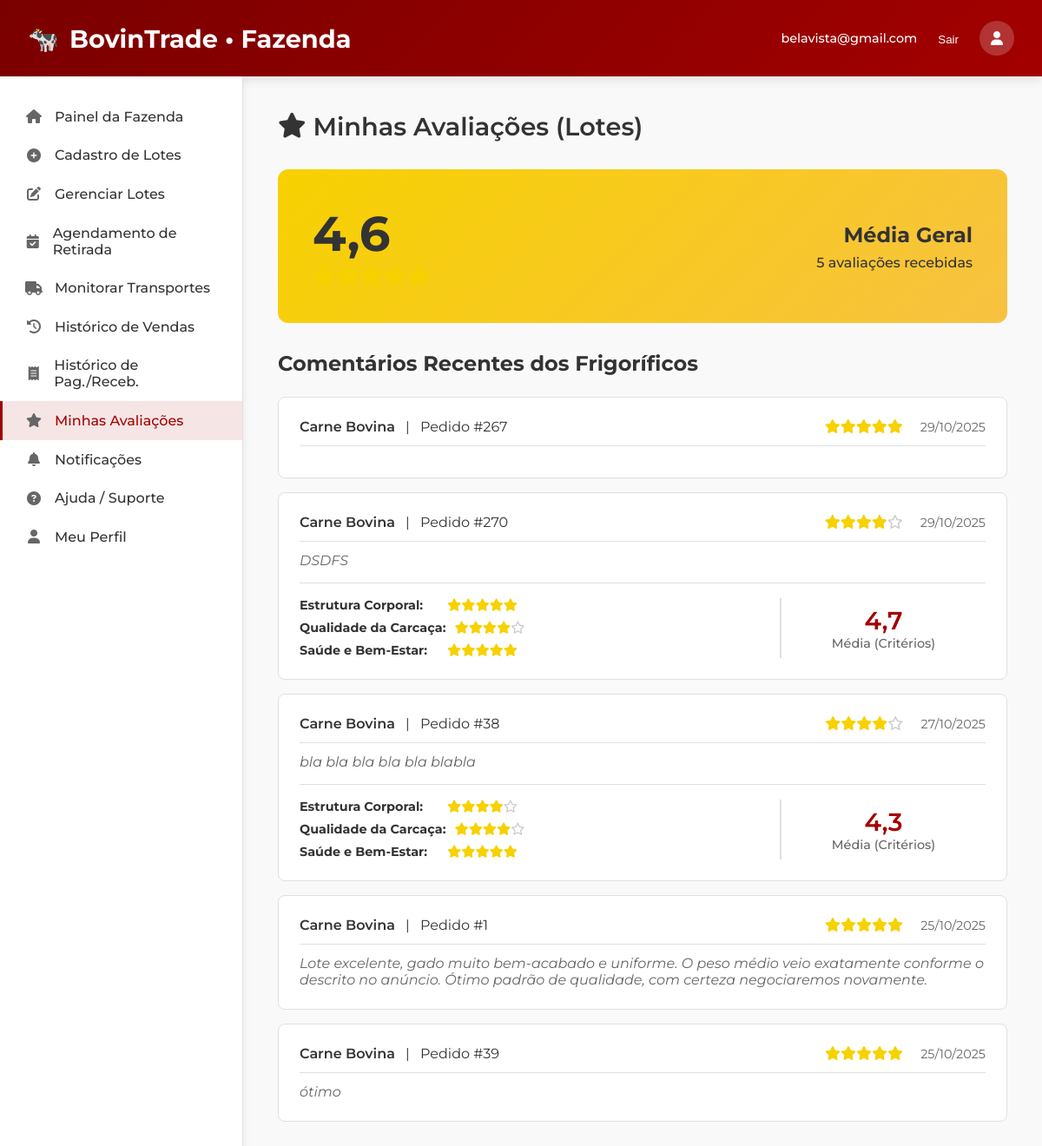
Screenshot of /minhas-avaliacoes-fazenda.php (signed in) with the database file from the repository.
### tables this page shows
CREATE TABLE `avaliacoes_lote` (
  `id` bigint(20) UNSIGNED NOT NULL,
  `pedido_item_id` bigint(20) UNSIGNED NOT NULL,
  `frigorifico_id` bigint(20) UNSIGNED NOT NULL,
  `fazenda_id` bigint(20) UNSIGNED NOT NULL,
  `nota` int(11) DEFAULT NULL CHECK (`nota` >= 1 and `nota` <= 5),
  `comentario` text DEFAULT NULL,
  `data_avaliacao` datetime DEFAULT current_timestamp(),
  `created_at` timestamp NOT NULL DEFAULT current_timestamp(),
  `cumprimento_acordo` tinyint(4) DEFAULT NULL,
  `preparo_embarque` tinyint(4) DEFAULT NULL,
  `comunicacao` tinyint(4) DEFAULT NULL,
  `estrutura_corporal` tinyint(4) DEFAULT NULL,
  `qualidade_carcaca` tinyint(4) DEFAULT NULL,
  `saude_bem_estar` tinyint(4) DEFAULT NULL
);

CREATE TABLE `usuarios` (
  `id` bigint(20) UNSIGNED NOT NULL,
  `tipo_usuario` enum('FAZENDA','FRIGORIFICO','TRANSPORTADORA') NOT NULL,
  `nome_razao` varchar(255) NOT NULL,
  `email` varchar(255) NOT NULL,
  `telefone` varchar(30) NOT NULL,
  `senha_hash` varchar(255) DEFAULT NULL,
  `cnpj` char(14) DEFAULT NULL,
  `cpf` char(11) DEFAULT NULL,
  `cep` varchar(20) NOT NULL,
  `cidade` varchar(120) NOT NULL,
  `estado` char(2) NOT NULL,
  `bairro` varchar(120) DEFAULT NULL,
  `rua` varchar(255) DEFAULT NULL,
  `numero` varchar(30) DEFAULT NULL,
  `complemento` varchar(255) DEFAULT NULL,
  `latitude` decimal(9,6) DEFAULT NULL,
  `longitude` decimal(9,6) DEFAULT NULL,
  `created_at` timestamp NOT NULL DEFAULT current_timestamp(),
  `updated_at` timestamp NOT NULL DEFAULT current_timestamp() ON UPDATE current_timestamp()
);

CREATE TABLE `pedido_itens` (
  `id` bigint(20) UNSIGNED NOT NULL,
  `pedido_id` bigint(20) UNSIGNED NOT NULL,
  `lote_id` bigint(20) UNSIGNED NOT NULL,
  `fazenda_id` bigint(20) UNSIGNED NOT NULL,
  `codigo_lote` varchar(32) NOT NULL,
  `quantidade_cabecas` int(10) UNSIGNED NOT NULL,
  `preco_unitario_cab` decimal(12,2) NOT NULL,
  `valor_total` decimal(12,2) NOT NULL,
  `status` enum('RESERVADO','CONFIRMADO','CANCELADO') NOT NULL DEFAULT 'RESERVADO',
  `created_at` timestamp NOT NULL DEFAULT current_timestamp(),
  `updated_at` timestamp NOT NULL DEFAULT current_timestamp() ON UPDATE current_timestamp()
);

### minhas-avaliacoes-fazenda.php (the view, shortened to what this page needs)
<?php
require 'conexao.php';
$current_page = basename($_SERVER['PHP_SELF']);
$u = $_SESSION['usuario'];
function e($s){
    return htmlspecialchars((string)$s, ENT_QUOTES | ENT_SUBSTITUTE, 'UTF-8');
}
$email      = htmlspecialchars($u['email'] ?? '');
$fazenda_id = (int)$u['id'];
$avg_nota = 0;
$total_avaliacoes = 0;
$avaliacoes = [];
try {
    $sqlAvg = "SELECT AVG(nota) as media_notas, COUNT(id) as total_avaliacoes
               FROM avaliacoes_lote
               WHERE fazenda_id = ?";
    $stmtAvg = $conn->prepare($sqlAvg);
    $stmtAvg->bind_param('i', $fazenda_id);
    $stmtAvg->execute();
    $resultAvg = $stmtAvg->get_result();
    $stats = $resultAvg->fetch_assoc();
    if ($stats) {
        $avg_nota = (float)($stats['media_notas'] ?? 0);
        $total_avaliacoes = (int)($stats['total_avaliacoes'] ?? 0);
    }
    $sqlList = "SELECT
                    al.nota,
                    al.comentario,
                    al.data_avaliacao,
                    pi.pedido_id,
                    frig.nome_razao as frigorifico_nome,
                    -- Adicionando as sub-notas
                    al.estrutura_corporal,
                    al.qualidade_carcaca,
                    al.saude_bem_estar,
                    al.cumprimento_acordo,
                    al.preparo_embarque,
                    al.comunicacao
                FROM avaliacoes_lote al
                JOIN pedido_itens pi ON al.pedido_item_id = pi.id
                JOIN usuarios frig ON al.frigorifico_id = frig.id
                WHERE al.fazenda_id = ?
                ORDER BY al.data_avaliacao DESC
                LIMIT 20";
    $stmtList = $conn->prepare($sqlList);
    $stmtList->bind_param('i', $fazenda_id);
    $stmtList->execute();
    $resultList = $stmtList->get_result();
    $avaliacoes = $resultList->fetch_all(MYSQLI_ASSOC);
} catch (Exception $e) {
    $mensagem_erro = "Erro de Banco de Dados: " . $e->getMessage();
}
function exibir_estrelas($nota) {
    $nota_int = round($nota);
    $html = '<span class="stars-display">';
    for ($i = 1; $i <= 5; $i++) {
        if ($i <= $nota_int) {
            $html .= '<i class="fas fa-star" style="color: #f7d100;"></i>';
        } else {
            $html .= '<i class="far fa-star" style="color: #ccc;"></i>';
        }
    }
    $html .= '</span>';
    return $html;
}
?>
<!DOCTYPE html>
<html lang="pt-br">
<head>
  <link rel="stylesheet" href="https://cdnjs.cloudflare.com/ajax/libs/font-awesome/6.4.0/css/all.min.css">
</head>
<body>
<header>
  <div class="logo">
    🐄
    <span>BovinTrade • Fazenda</span>
  </div>
  <div class="user-menu">
    <span><?php echo $email; ?></span>
    <form action="logout.php" method="post" style="display:inline;">
      <button type="submit" style="background:none; border:none; color:white; cursor:pointer;">Sair</button>
    </form>
    <div class="user-avatar"><i class="fas fa-user"></i></div>
  </div>
</header>
<div class="container">
    <aside class="sidebar">
        <ul class="sidebar-menu">
            <a href="02-painel-fazenda.php" class="menu-item <?= $current_page === '02-painel-fazenda.php' ? 'active' : '' ?>">
                <i class="fas fa-home"></i><span>Painel da Fazenda</span>
            </a>
            <a href="03-cadastro-lote.php" class="menu-item <?= $current_page === '03-cadastro-lote.php' ? 'active' : '' ?>">
                <i class="fas fa-plus-circle"></i><span>Cadastro de Lotes</span>
            </a>
            <a href="gerenciar-lotes.php" class="menu-item <?= $current_page === 'gerenciar-lotes.php' ? 'active' : '' ?>">
                <i class="fas fa-edit"></i><span>Gerenciar Lotes</span>
            </a>
            <a href="agendar-transporte-f.php" class="menu-item <?= $current_page === 'agendar-retirada.php' ? 'active' : '' ?>">
                <i class="fas fa-calendar-check"></i><span>Agendamento de Retirada</span>
            </a>
              <a href="monitorar-transportes-faz.php" class="menu-item">
                <i class="fas fa-truck"></i><span>Monitorar Transportes</span>
            </a>
            <a href="05-historico-vendas.php" class="menu-item <?= $current_page === '05-historico-vendas.php' ? 'active' : '' ?>">
                <i class="fas fa-history"></i><span>Histórico de Vendas</span>
            </a>
            <a href="06-historico-pgtorec.php" class="menu-item <?= $current_page === '06-historico-pgtorec.php' ? 'active' : '' ?>">
                <i class="fas fa-receipt"></i><span>Histórico de Pag./Receb.</span>
            </a>
            <a href="minhas-avaliacoes-fazenda.php" class="menu-item <?= $current_page === 'minhas-avaliacoes-fazenda.php' ? 'active' : '' ?>">
                <i class="fas fa-star"></i><span>Minhas Avaliações</span>
            </a>
            <a href="notificacoes-fazenda.php" class="menu-item <?= $current_page === 'notificacoes-fazenda.php' ? 'active' : '' ?>">
                <i class="fas fa-bell"></i><span>Notificações</span>
            </a>
            <a href="17-ajudafz.php" class="menu-item <?= $current_page === '17-ajudafz.php' ? 'active' : '' ?>">
                <i class="fas fa-question-circle"></i><span>Ajuda / Suporte</span>
            </a>
            <a href="01-meu-perfil-fazenda.php" class="menu-item <?= $current_page === '01-meu-perfil-fazenda.php' ? 'active' : '' ?>">
                <i class="fas fa-user"></i><span>Meu Perfil</span>
            </a>
        </ul>
    </aside>
  <main class="main">
    <h1 class="history-title"><i class="fas fa-star"></i> Minhas Avaliações (Lotes)</h1>
    <div class="summary-card">
      <div>
        <div class="score"><?php echo number_format($avg_nota, 1, ',', '.'); ?></div>
        <div class="stars-display"><?php echo exibir_estrelas($avg_nota); ?></div>
      </div>
      <div class="details">
        <h2>Média Geral</h2>
        <div class="total"><?php echo $total_avaliacoes; ?> avaliações recebidas</div>
      </div>
    </div>
    <div class="card">
      <h2>Comentários Recentes dos Frigoríficos</h2>
      <?php if (empty($avaliacoes)): ?>
        <p class="no-data" style="margin-top: 1.5rem;">Você ainda não recebeu nenhuma avaliação.</p>
      <?php else: ?>
        <ul class="comment-list" style="margin-top: 1.5rem;">
          <?php foreach ($avaliacoes as $avaliacao): ?>
            <li class="comment-item">
              <div class="header">
                <div>
                  <span class="evaluator"><?php echo htmlspecialchars($avaliacao['frigorifico_nome']); ?></span>
                  <span style="margin: 0 0.5rem;">|</span>
                  <span>Pedido #<?php echo $avaliacao['pedido_id']; ?></span>
                </div>
                <div>
                  <?php echo exibir_estrelas($avaliacao['nota']); ?>
                  <span class="date" style="margin-left: 1rem;"><?php echo date('d/m/Y', strtotime($avaliacao['data_avaliacao'])); ?></span>
                </div>
              </div>
              <div class="body">
                <?php echo htmlspecialchars($avaliacao['comentario']); ?>
              </div>
              <?php
              $sub_notas = [];
              if (isset($avaliacao['estrutura_corporal']) && $avaliacao['estrutura_corporal'] > 0) {
                  $sub_notas['Estrutura Corporal'] = (int)$avaliacao['estrutura_corporal'];
              }
              if (isset($avaliacao['qualidade_carcaca']) && $avaliacao['qualidade_carcaca'] > 0) {
                  $sub_notas['Qualidade da Carcaça'] = (int)$avaliacao['qualidade_carcaca'];
              }
              if (isset($avaliacao['saude_bem_estar']) && $avaliacao['saude_bem_estar'] > 0) {
                  $sub_notas['Saúde e Bem-Estar'] = (int)$avaliacao['saude_bem_estar'];
              }
              $media_sub_notas = 0;
              if (count($sub_notas) > 0) {
                  $media_sub_notas = array_sum($sub_notas) / count($sub_notas);
              }
              ?>
              <?php if (count($sub_notas) > 0): ?>
                <div class="comment-metrics">
                    <div class="metric-group">
                        <?php foreach ($sub_notas as $label => $nota): ?>
                            <div class="metric-item">
                                <strong><?php echo e($label); ?>:</strong>
                                <?php echo exibir_estrelas($nota); ?>
                            </div>
                        <?php endforeach; ?>
                    </div>
                    <div class="metric-average">
                        <div class="avg-score"><?php echo number_format($media_sub_notas, 1, ',', '.'); ?></div>
                        <div class="avg-label">Média (Critérios)</div>
                    </div>
                </div>
              <?php endif; ?>
              </li>
          <?php endforeach; ?>
        </ul>
      <?php endif; ?>
    </div>
  </main>
</div>
</body>
</html>

### minhas-avaliacoes-fazenda.php (style rules this page uses)
:root { --primary: #a30000; --primary-dark: #7a0000; --text: #333333; --text-light: #666666; --background: #ffffff; --border: #e0e0e0; --background-light: #f9f9f9; }
* { margin:0; padding:0; box-sizing:border-box; }
body { font-family:'Montserrat',sans-serif; background:var(--background-light); color:var(--text); }
header { background:linear-gradient(135deg,var(--primary-dark),var(--primary)); color:white; padding:1.5rem 2rem; display:flex; justify-content:space-between; align-items:center; box-shadow:0 4px 12px rgba(0,0,0,0.1); }
.logo { font-size:1.8rem; font-weight:700; display:flex; align-items:center; gap:0.75rem; }
.user-menu { display:flex; align-items:center; gap:1.5rem; }
.user-menu span { color: white; font-weight: 500; font-size: 0.9rem; }
.user-avatar { width:40px; height:40px; border-radius:50%; background-color:rgba(255,255,255,0.2); display:flex; align-items:center; justify-content:center; }
.container { display:flex; min-height:calc(100vh - 76px); }
.sidebar { width:280px; background:var(--background); border-right:1px solid var(--border); padding:1.5rem 0; box-shadow:2px 0 8px rgba(0,0,0,0.05); }
.sidebar-menu { list-style:none; }
.menu-item { padding:0.8rem 1.5rem; display:flex; align-items:center; gap:0.75rem; color:var(--text); text-decoration:none; font-weight:500; border-left:3px solid transparent; transition:0.2s; }
.menu-item i { width:24px; text-align:center; color:var(--text-light); }
.menu-item.active { background-color:rgba(163,0,0,0.1); color:var(--primary); border-left:3px solid var(--primary); }
.main { flex:1; padding:2.5rem; }
.summary-card { background: linear-gradient(135deg, #f7d100, #f8c242); color: #333; padding: 2.5rem; border-radius: 12px; display: flex; justify-content: space-between; align-items: center; margin-bottom: 2rem; }
.summary-card .score { font-size: 3.5rem; font-weight: 700; }
.summary-card .details { text-align: right; }
.summary-card .stars-display { font-size: 1.5rem; }
.summary-card .total { font-size: 1rem; font-weight: 500; margin-top: 0.5rem; }
.comment-list { list-style: none; }
.comment-item { background: var(--background); border-radius: 8px; padding: 1.5rem; border: 1px solid var(--border); margin-bottom: 1rem; }
.comment-item .header { display: flex; flex-wrap: wrap; justify-content: space-between; align-items: center; margin-bottom: 0.75rem; padding-bottom: 0.75rem; border-bottom: 1px solid var(--border); gap: 0.5rem; }
.comment-item .header .evaluator { font-weight: 600; }
.comment-item .header .date { font-size: 0.9rem; color: var(--text-light); }
.comment-item .body { font-style: italic; color: var(--text-light); }
.comment-metrics { margin-top: 1rem; padding-top: 1rem; border-top: 1px solid var(--border); display: flex; flex-wrap: wrap; gap: 1.5rem; justify-content: space-between; align-items: center; }
.metric-group { display: flex; flex-direction: column; gap: 0.5rem; flex-basis: 60%; }
.metric-item { font-size: 0.9rem; color: var(--text-light); display: flex; align-items: center; flex-wrap: wrap; }
.metric-item strong { color: var(--text); min-width: 160px; display: inline-block; margin-right: 10px; }
.metric-average { text-align: center; flex-basis: 30%; padding: 0.5rem; border-left: 2px solid var(--border); }
.metric-average .avg-score { font-size: 1.8rem; font-weight: 600; color: var(--primary); }
.metric-average .avg-label { font-size: 0.9rem; font-weight: 500; color: var(--text-light); }
.history-title { font-size: 1.8rem; font-weight: 600; display: flex; align-items: center; gap: .5rem; margin-bottom: 2rem; }

### rows the page displays
avaliacoes_lote: frigorifico.nome_razao "Carne Bovina", pedido_item.pedido_id "267", nota 5 (drawn), data_avaliacao "29/10/2025"
avaliacoes_lote: frigorifico.nome_razao "Carne Bovina", pedido_item.pedido_id "270", nota 4 (drawn), data_avaliacao "29/10/2025", comentario "DSDFS", label "Estrutura Corporal", label "Qualidade da Carcaça", label "Saúde e Bem-Estar", media_sub_notas "4,7"
avaliacoes_lote: frigorifico.nome_razao "Carne Bovina", pedido_item.pedido_id "38", nota 4 (drawn), data_avaliacao "27/10/2025", comentario "bla bla bla bla bla blabla", label "Estrutura Corporal", label "Qualidade da Carcaça", label "Saúde e Bem-Estar", media_sub_notas "4,3"
avaliacoes_lote: frigorifico.nome_razao "Carne Bovina", pedido_item.pedido_id "1", nota 5 (drawn), data_avaliacao "25/10/2025", comentario "Lote excelente, gado muito bem-acabado e uniforme. O peso médio veio exatamente conforme o descrito no anúncio. Ótimo padrão de qualidade, com certeza negociaremos novamente."
avaliacoes_lote: frigorifico.nome_razao "Carne Bovina", pedido_item.pedido_id "39", nota 5 (drawn), data_avaliacao "25/10/2025", comentario "ótimo"

### other values shown
$email "belavista@gmail.com"
$avg_nota "4,6"
$total_avaliacoes "5"
